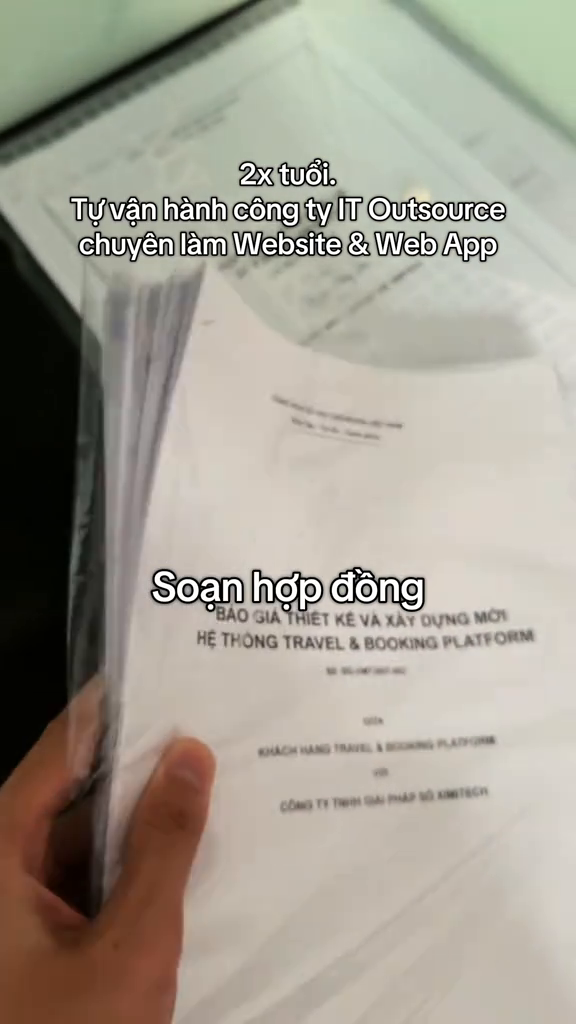
#> input picture test/before_frame_0245.png, 576 x 1024 px
$ python -i measure_video_quality.py   (imports and definitions only)   (older library calls are emulated)
#> lines starting #> are read from the running program, lines starting #| are printed output that depends on the picture
#> further down, picture is the input picture: shape (1024, 576, 3); mean B, G, R 145.4, 157.3, 162.7
#!/usr/bin/env python3
# -*- coding: utf-8 -*-
"""
tools/measure_video_quality.py — Standalone Independent Frozen Measurement CLI.
Phase 6 (R6 - Section 5, 6 & 7): Independent Frozen Measurement Suite, Synthetic Benchmark & Evidence Package.

100% Decoupled:
  - DO NOT import `video_editor_service.py` or critique engine.
  - Black-box evaluation scanning 100% frames (Every Frame).
  - 7 Core Dimensions:
      Dim 1: Full-frame residual overlay text detection (Dual PSM Tesseract + CLAHE + Zoom 2x).
      Dim 2: Scene-text preservation (SSIM delta <= 0.02 vs baseline in overlay mode; removed in all mode).
      Dim 3: Collateral damage outside dilated mask (PSNR delta <= 0.5 dB vs baseline, SSIM >= 0.990).
      Dim 4: Reconstruction fidelity on synthetic benchmark (PSNR and SSIM inside filled region vs clean GT).
      Dim 5: Temporal consistency (flow-warped error <= 1.20x untouched context; independent scene cut detector).
      Dim 6: Artifact detector (Sobel seam ratio <= 1.25, Laplacian texture ratio >= 0.70, min-heap worst-K).
      Dim 7: A/V integrity (bit-exact audio stream copy MD5, duration delta <= 0.1s, frame count, fps, resolution, yuv420p).
  - Output: 18-column per-frame CSV and hierarchical summary JSON.
  - Fail-closed: Exceptions or unreadable frames yield UNVERIFIED / is_pass=False.
  - Streaming 2-frame sliding window with RAM < 50MB.
"""

from __future__ import annotations

import argparse
import csv
import dataclasses
import gc
import hashlib
import heapq
import json
import math
import os
import re
import subprocess
import sys
import time
from pathlib import Path
from typing import Any, Dict, List, Optional, Tuple

import cv2
import numpy as np


# ═══════════════════════════════════════════════════════════════════════════════
# DATA STRUCTURES
# ═══════════════════════════════════════════════════════════════════════════════

@dataclasses.dataclass
class FrameMetricsRecord:
    frame_idx: int
    timestamp_sec: float
    is_scene_cut: bool
    residual_words_count: int
    residual_max_conf: float
    residual_text: str
    ssim_outside_mask: float
    psnr_outside_mask: float
    ssim_scene_text: float
    reconstruction_ssim: Optional[float]
    reconstruction_psnr: Optional[float]
    temporal_flicker_mse: float
    temporal_inconsistency_ratio: float
    seam_discontinuity_ratio: float
    laplacian_texture_ratio: float
    penalty_score: float
    frame_status: str  # "PASS", "FAIL", "UNVERIFIED"
    fail_reasons: str  # semicolon separated reasons


# ═══════════════════════════════════════════════════════════════════════════════
# MATHEMATICAL & IMAGE UTILITIES (ZERO-DEPENDENCY)
# ═══════════════════════════════════════════════════════════════════════════════

# [87 lines left out: functions compute_ssim_numpy, compute_psnr_numpy, compute_dhash, hamming_distance, not called in this run]


# ═══════════════════════════════════════════════════════════════════════════════
# AUDITOR 1: A/V INTEGRITY & CONTAINER ATTRIBUTES (DIMENSION 7)
# ═══════════════════════════════════════════════════════════════════════════════

class AVIntegrityAuditor:
    """Kiểm tra toàn vẹn A/V: audio MD5 bit-exact, frame count, fps, resolution, yuv420p."""

    # [73 lines left out: functions get_audio_stream_md5, probe_video_stream, not called in this run]


# ═══════════════════════════════════════════════════════════════════════════════
# AUDITOR 2: FULL-FRAME RESIDUAL OCR (DIMENSION 1 & 2)
# ═══════════════════════════════════════════════════════════════════════════════

class FullFrameOCRAuditor:
    """Quét OCR toàn bộ khung hình: Dual PSM, CLAHE, Zoom 2x, phát hiện chữ 1-2 ký tự."""

    def __init__(self, conf_threshold: float = 45.0, min_len: int = 1, require_vowel: bool = True):
        self.conf_threshold = conf_threshold
        self.min_len = min_len
        self.require_vowel = require_vowel
        self.vowels = set("aeiouyàáảãạăằắẳẵặâầấẩẫậèéẻẽẹêềếểễệìíỉĩịòóỏõọôồốổỗộơờớởỡợùúủũụưừứửữựỳýỷỹỵ")
        self.tesseract_available = self._check_tesseract()

    def _check_tesseract(self) -> bool:
        try:
            import pytesseract
            # Test simple call
            pytesseract.get_tesseract_version()
#> (this line was passed over: pytesseract is not available in this run)
            return True
        except Exception:
            return False

    def preprocess_for_ocr(self, frame_bgr: np.ndarray) -> Tuple[np.ndarray, float]:
        """Adaptive scaling for optimal OCR recognition (height 20-40px, max dim <= 1280)."""
        h, w = frame_bgr.shape[:2]
        max_dim = max(h, w)
        if max_dim < 1000:
            scale = 1000.0 / max_dim
        elif max_dim > 1500:
            scale = 1280.0 / max_dim
        else:
            scale = 1.0

        if abs(scale - 1.0) > 0.05:
            target_w = int(round(w * scale))
            target_h = int(round(h * scale))
            zoomed = cv2.resize(frame_bgr, (target_w, target_h), interpolation=cv2.INTER_LINEAR)
        else:
            scale = 1.0
            zoomed = frame_bgr

        gray = cv2.cvtColor(zoomed, cv2.COLOR_BGR2GRAY)
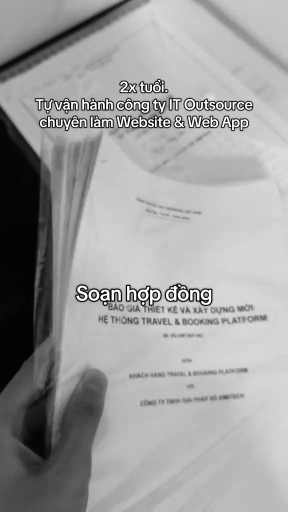
#> gray: shape (1024, 576) (shown at 1/2 size); min 0, max 255, mean 157.6
        clahe = cv2.createCLAHE(clipLimit=2.0, tileGridSize=(8, 8))
        enhanced = clahe.apply(gray)
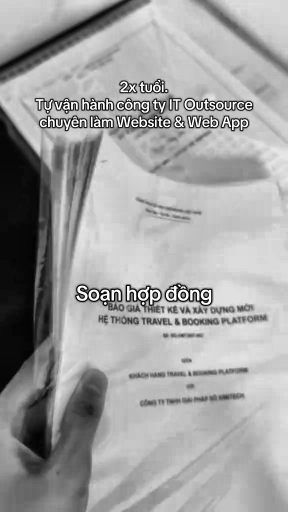
#> enhanced: shape (1024, 576) (shown at 1/2 size); min 1, max 255, mean 160.2
        # Morphological gradient to enhance strokes
        kernel = cv2.getStructuringElement(cv2.MORPH_RECT, (3, 3))
        grad = cv2.morphologyEx(enhanced, cv2.MORPH_GRADIENT, kernel)
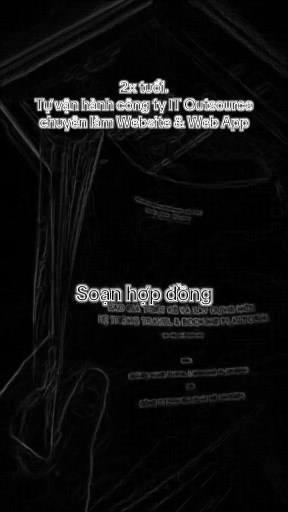
#> grad: shape (1024, 576) (shown at 1/2 size); min 0, max 254, mean 15.3
        combined = cv2.addWeighted(enhanced, 0.7, grad, 0.3, 0)
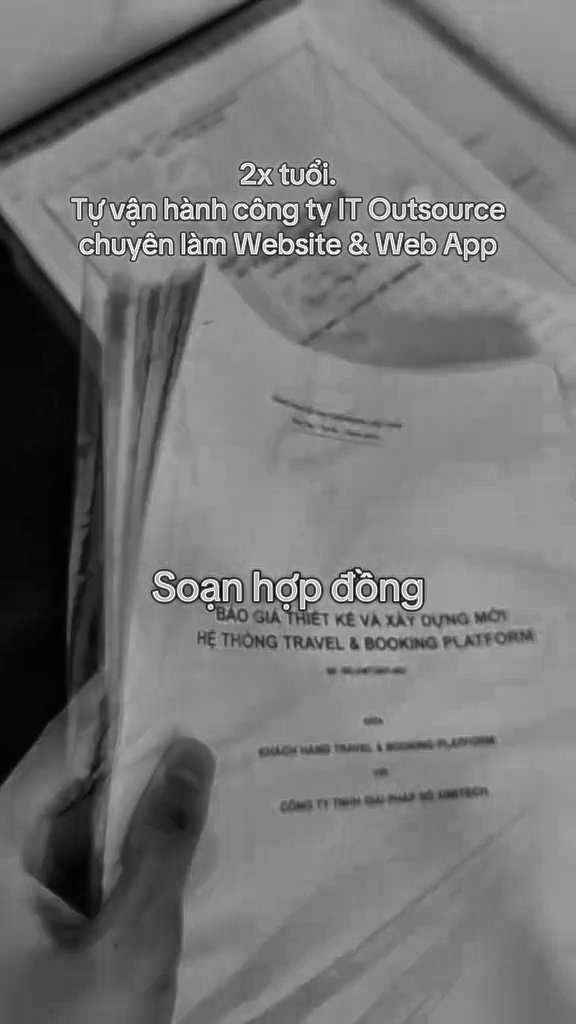
#> combined: shape (1024, 576); min 1, max 254, mean 116.7
        return combined, scale

    # [51 lines left out: function extract_words, not called in this run]


# ═══════════════════════════════════════════════════════════════════════════════
# AUDITOR 3: TEMPORAL CONSISTENCY & SCENE CUT DETECTOR (DIMENSION 5)
# ═══════════════════════════════════════════════════════════════════════════════

class TemporalConsistencyAuditor:
    """Multi-signal Scene Cut Detector và Optical Flow Photometric Error."""

    def __init__(self):
        self.dis_flow = cv2.DISOpticalFlow_create(cv2.DISOPTICAL_FLOW_PRESET_FAST)

    # [75 lines left out: functions is_scene_cut, compute_temporal_flicker, not called in this run]


# ═══════════════════════════════════════════════════════════════════════════════
# AUDITOR 4: VISUAL ARTIFACTS & SEAMS (DIMENSION 6)
# ═══════════════════════════════════════════════════════════════════════════════

class VisualArtifactAuditor:
    """Kiểm tra đường biên Sobel (seam ratio) và phương sai kết cấu Laplacian."""

    # [54 lines left out: functions compute_seam_ratio, compute_laplacian_texture_ratio, not called in this run]


# ═══════════════════════════════════════════════════════════════════════════════
# PIPELINE ORCHESTRATOR & STREAMING ENGINE
# ═══════════════════════════════════════════════════════════════════════════════

class VideoQualityMeasurementEngine:
    """Orchestrator streaming 100% frames qua 7 chiều đo lường."""

    # [728 lines left out: functions __init__, _load_thresholds, ensure_baseline_reencode, derive_inpaint_mask, run_measurement, _export_montages and 4 more, not called in this run]


# [2 lines not run here, left out]

>>> import cv2
>>> picture = cv2.imread('../test/before_frame_0245.png')
>>> result = FullFrameOCRAuditor().preprocess_for_ocr(picture)

$ run again, on test/before_frame_0372.png
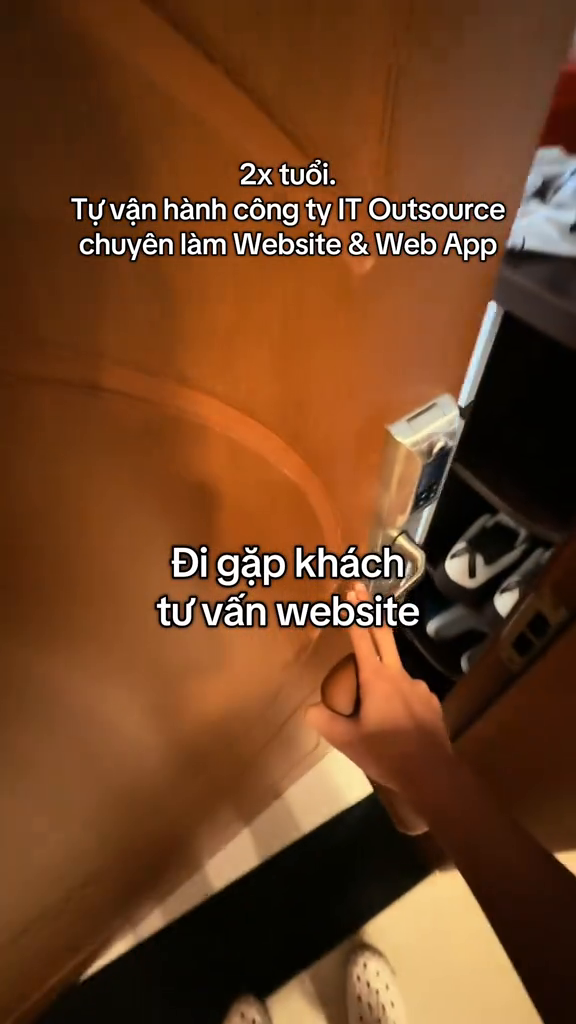
#> input picture test/before_frame_0372.png, 576 x 1024 px
#> picture is the input picture: shape (1024, 576, 3); mean B, G, R 35, 67, 111.8
#> in preprocess_for_ocr, `grad = cv2.morphologyEx(enhanced, cv2.MORPH_GRADIENT, kernel)`:
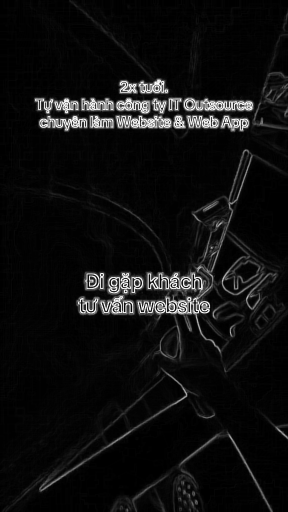
#> grad: shape (1024, 576) (shown at 1/2 size); min 0, max 254, mean 15.7
#> in preprocess_for_ocr, `combined = cv2.addWeighted(enhanced, 0.7, grad, 0.3, 0)`:
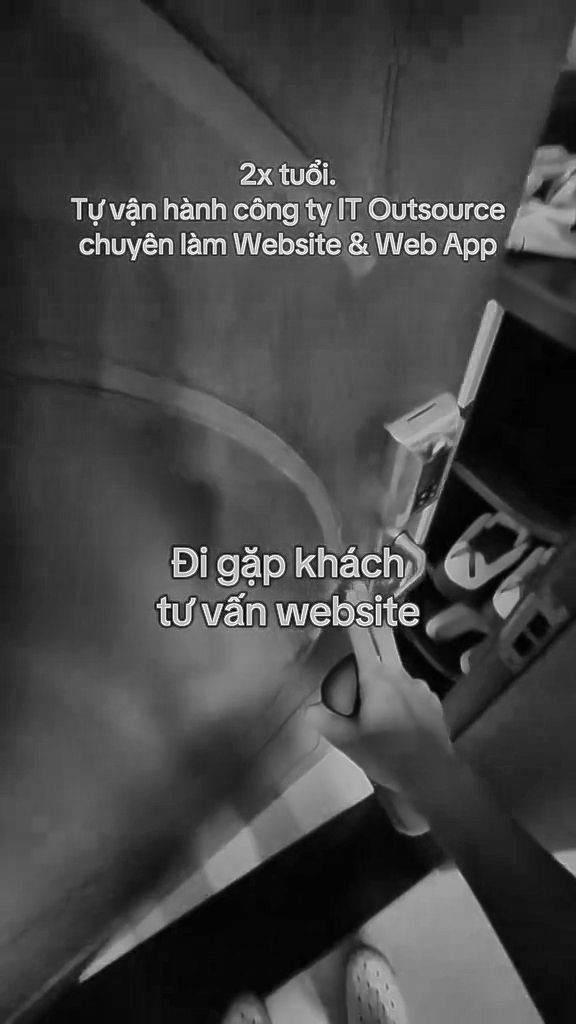
#> combined: shape (1024, 576); min 1, max 255, mean 69.3

$ run again, on test/before_frame_0700.png
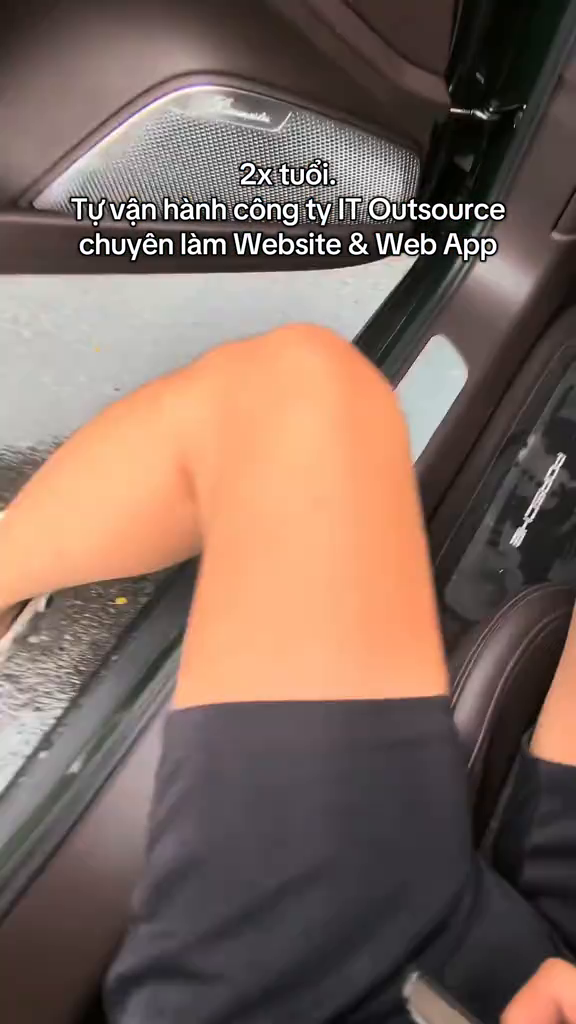
#> input picture test/before_frame_0700.png, 576 x 1024 px
#> picture is the input picture: shape (1024, 576, 3); mean B, G, R 94.1, 104.4, 126.2
#> in preprocess_for_ocr, `grad = cv2.morphologyEx(enhanced, cv2.MORPH_GRADIENT, kernel)`:
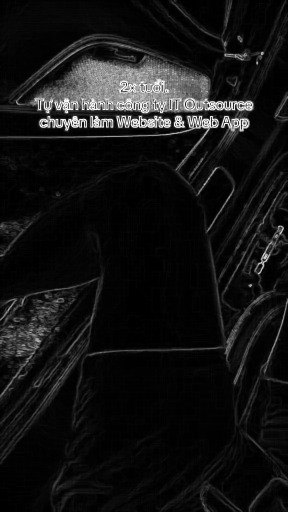
#> grad: shape (1024, 576) (shown at 1/2 size); min 0, max 254, mean 19.9
#> in preprocess_for_ocr, `combined = cv2.addWeighted(enhanced, 0.7, grad, 0.3, 0)`:
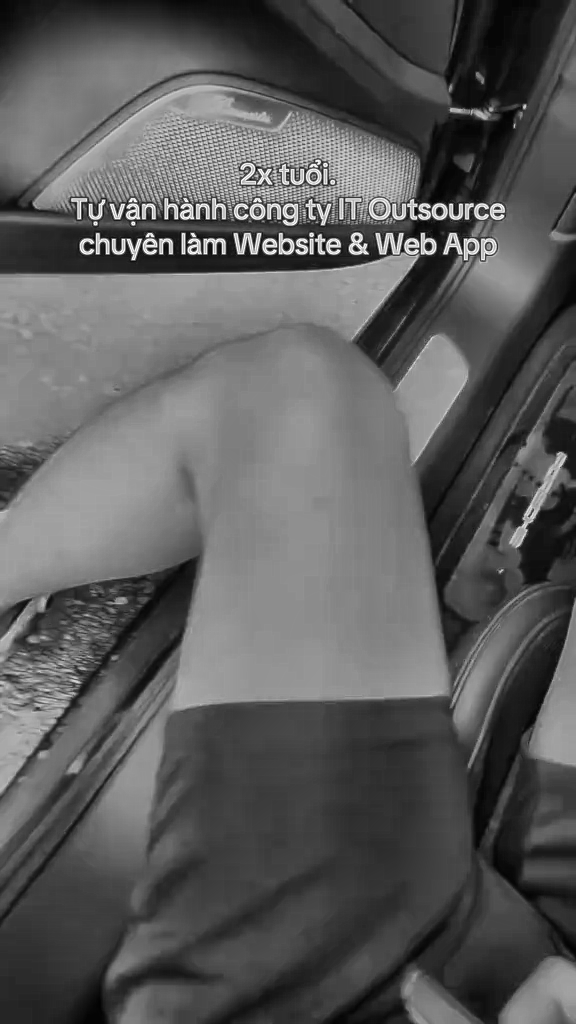
#> combined: shape (1024, 576); min 2, max 254, mean 91.4
